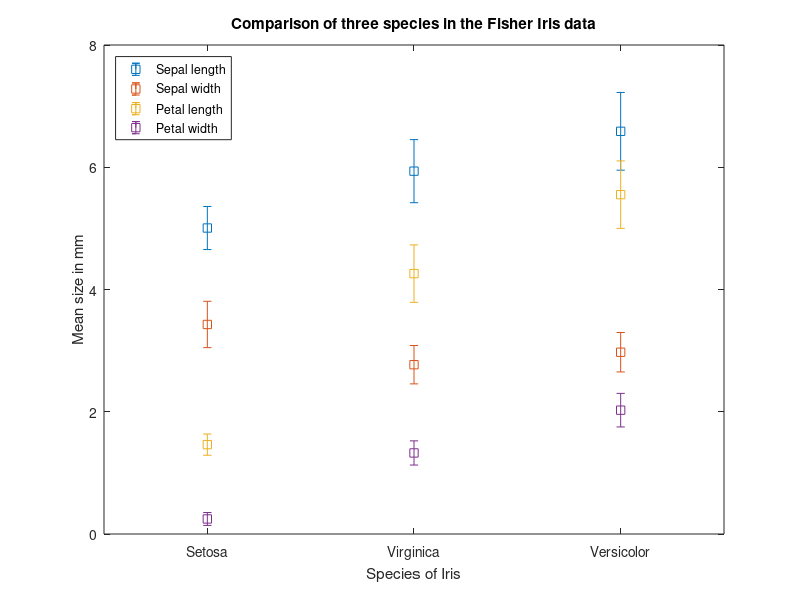

Here is the MATLAB script that generated this plot:
% Load Fisher data for three varieties of iris
load fisheriris meas

% Extract the data for each variety
setosa = meas(1:50, :);
virginica = meas(51:100, :);
versicolor = meas(101:150, :);

% Calculate the means and standard deviations for each variety
irisMeans = [mean(setosa); mean(virginica); mean(versicolor)];
irisSTDs =  [std(setosa); std(virginica); std(versicolor)];

% Draw error bar chart with means and standard deviations
figure
errorbar(irisMeans, irisSTDs, 's')

% Add title and axis labels
title('Comparison of three species in the Fisher Iris data')
xlabel('Species of Iris')
ylabel('Mean size in mm')
box on

% Change the labels for the tick marks on the x-axis
irisSpecies = {'Setosa', 'Virginica', 'Versicolor'};
set(gca, 'XTick', 1:3, 'XTickLabel', irisSpecies)

% Create labels for the legend
irisMeas = {'Sepal length', 'Sepal width', 'Petal length', 'Petal width'};
legend(irisMeas, 'Location', 'Northwest')